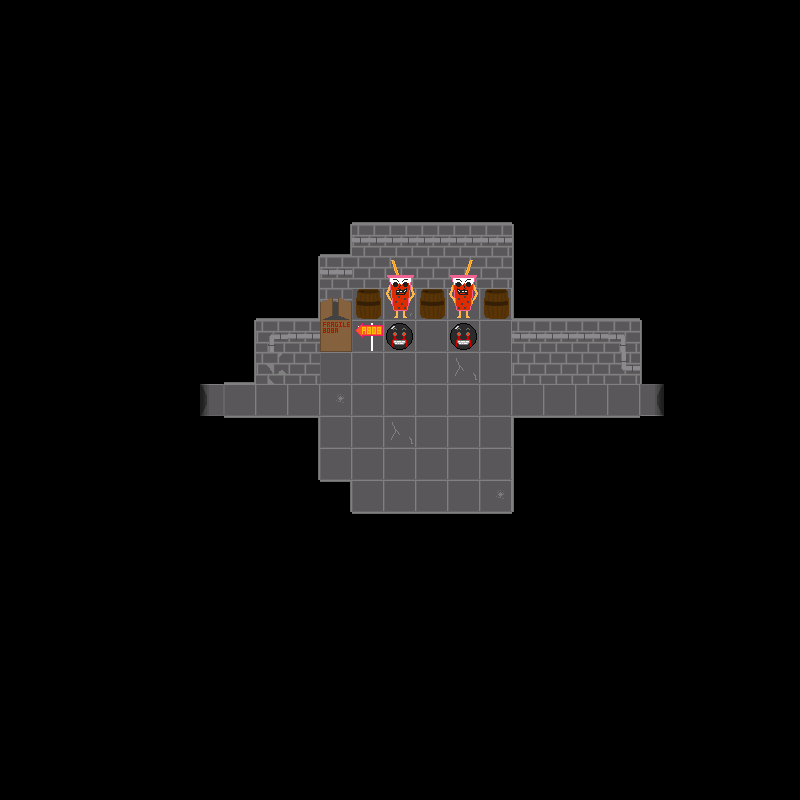

A level layout from a 2D game, rendered from its tile map. Below: a short description, then the map file with tile-grid data replaced by summaries:
An orthogonal 25x25 tile map with 32x32 px tiles, 5 tile layers (backgroundLayer, wallLayer, objectLayer, objectAboveLayer, ...), 2 tilesets and 2 objects.

<map version="1.2" tiledversion="1.2.3" orientation="orthogonal" renderorder="right-down" width="25" height="25" tilewidth="32" tileheight="32" infinite="0" nextlayerid="7" nextobjectid="3">
 <tileset firstgid="1" name="floor1tiles" tilewidth="32" tileheight="32" tilecount="81" columns="9">
  <image source="../../assets/Floor 1/Floors/f1spritesheet.png" width="288" height="288" />
  <tile id="21">
   <properties>
    <property name="door" value="down" />
   </properties>
  </tile>
  <tile id="22">
   <properties>
    <property name="door" value="left" />
   </properties>
  </tile>
  <tile id="23">
   <properties>
    <property name="door" value="right" />
   </properties>
  </tile>
  <tile id="24">
   <properties>
    <property name="door" value="up" />
   </properties>
  </tile>
 </tileset>
 <tileset firstgid="82" name="objects" tilewidth="32" tileheight="32" tilecount="20" columns="4">
  <image source="../../assets/Floor 1/Floors/objspritesheet.png" width="128" height="160" />
 </tileset>
 <layer id="1" name="backgroundLayer" width="25" height="25">
  <data>[625 cells, 625 non-empty, 7 distinct tile ids]</data>
 </layer>
 <layer id="2" name="wallLayer" width="25" height="25">
  <data>[625 cells, 76 non-empty, 15 distinct tile ids]</data>
 </layer>
 <layer id="3" name="objectLayer" width="25" height="25">
  <data>[625 cells, 9 non-empty, 5 distinct tile ids]</data>
 </layer>
 <layer id="5" name="objectAboveLayer" width="25" height="25">
  <data>[625 cells, 3 non-empty, 2 distinct tile ids]</data>
 </layer>
 <objectgroup id="6" name="doorLayer">
  <object id="1" gid="81" x="192" y="416" width="32" height="32">
   <properties>
    <property name="door" value="left" />
   </properties>
  </object>
  <object id="2" gid="81" x="640" y="416" width="32" height="32">
   <properties>
    <property name="door" value="right" />
   </properties>
  </object>
 </objectgroup>
 <layer id="4" name="aboveLayer" width="25" height="25">
  <data>[625 cells, 0 non-empty, 0 distinct tile ids]</data>
 </layer>
</map>
